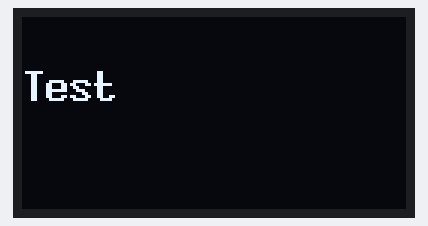
The sketch below on a simulated Raspberry Pi Pico. Parts: 128×64 one-colour display. What the sketch prints to the serial monitor is not drawn.

Above: at 0.6 s.
At 5.2 s:
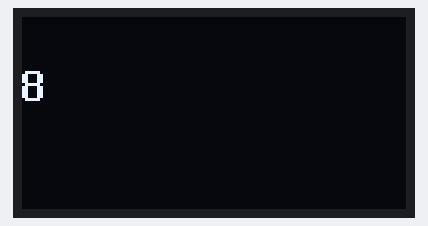
At 10.2 s:
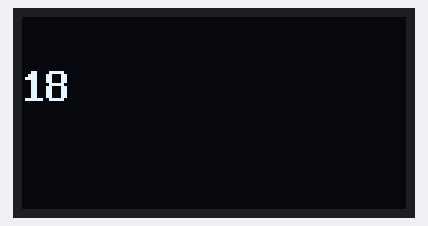
At 19.8 s:
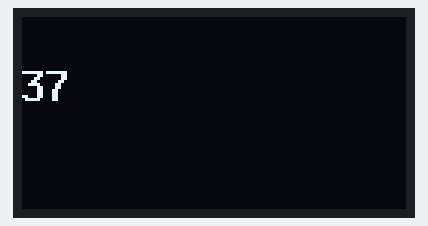
At 29.3 s:
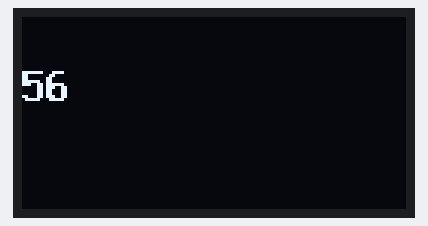
At 39.4 s:
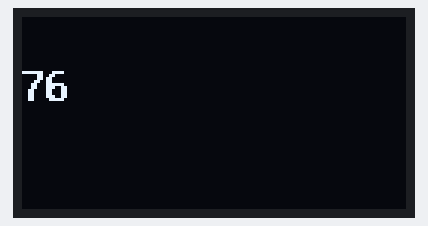

Measured:
- what the display in image 0 shows lasts 0.5 s, from 0.6 s to 1.1 s

The sketch:

Pico_Oled_Test_00.ino
```cpp
#include <Wire.h>        // Instantiate the Wire library
#include <U8x8lib.h> // https://github.com/olikraus/u8g2
#define DSDA 6
#define DSCL 7
//U8X8_SH1106_128X64_NONAME_HW_I2C u8x8(/* clock=*/ DSCL, /* data=*/ DSDA, /* reset=*/ U8X8_PIN_NONE); //  Oled 1.3

//U8X8_SH1106_128X64_NONAME_HW_I2C u8x8(/* reset=*/ U8X8_PIN_NONE); //  Oled 1.3

U8X8_SH1106_128X64_NONAME_2ND_HW_I2C u8x8(/* reset=*/ U8X8_PIN_NONE);

//U8X8_SH1106_128X64_NONAME_SW_I2C u8x8(/* clock=*/ DSCL, /* data=*/ DSDA, /* reset=*/ U8X8_PIN_NONE); //  Oled 1.3

int i=0;
void setup()
{
  Serial.begin(9600);
  delay(500);

Serial.println("Avvio Oled...");

    //Wire.begin(DSDA,DSCL);
        // Initialize display

Wire1.setSDA(6);
Wire1.setSCL(7);

  Wire1.begin(); // In this example, let's use Wire1 instead of Wire


  u8x8.begin();
  Serial.println("ok...");
  u8x8.setFont(u8x8_font_8x13B_1x2_f);
 delay(50);
 u8x8.clearLine(2);
 u8x8.setCursor(0, 2);
  u8x8.print("Test");
  Serial.println("Oled Test...");

}


void loop(){


delay(500);
 u8x8.clearLine(2);
  u8x8.clearLine(3);
 u8x8.setCursor(0, 2);

  u8x8.print(i);
  i++;
  Serial.println("Oled Test...");

}


//  -- END OF FILE --
```
